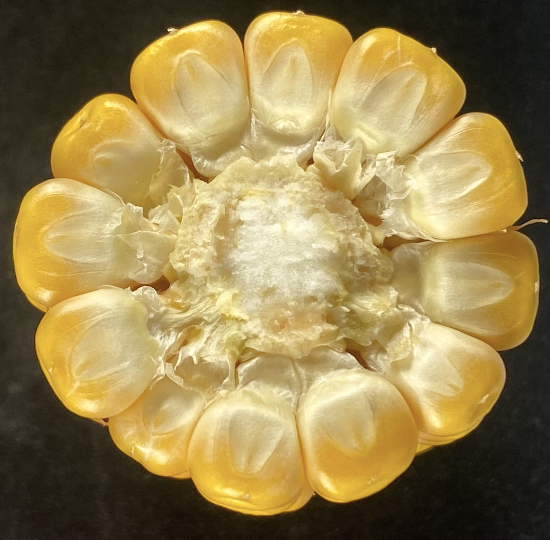
#> input picture moc_back/maize_exp/Maize_exp.png, 550 x 540 px
$ python moc_hull.py
#> lines starting #> are read from the running program, lines starting #| are printed output that depends on the picture; after the words box and inside, x2 and y2 are one past the last pixel; in counts of white or black regions, pixels touching at a corner belong together; pictures that were not available may be replaced by others from this repository, and a replacement may not be noted
# @Time : 2024/6/7 23:37
# @Author : XIE Yutai
# @FileName: moc_hull.py
import cv2
import numpy as np
import os
import pandas as pd
import openpyxl

input_folder = 'maize_normal/'  # 替换玉米所在图像文件夹路径
output_folder = 'moc_ratio'  # 替换保存输出图像的文件夹路径
excel_folder = 'output_excel/'

maize_imageExp = cv2.imread('maize_exp/Maize_exp.png')  # 用于捕捉玉米目标的示例图
#> maize_imageExp is the input picture: shape (540, 550, 3); mean B, G, R 80.1, 131.4, 151.4
gray_imageExp = cv2.cvtColor(maize_imageExp, cv2.COLOR_BGR2GRAY)
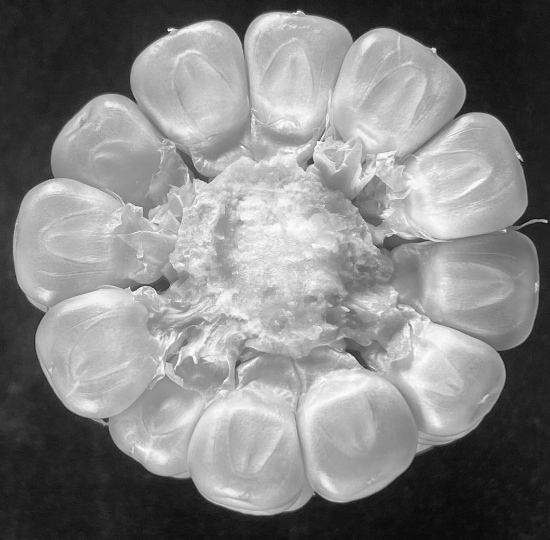
#> gray_imageExp: shape (540, 550); min 8, max 252, mean 131.5

supported_ext = ['jpg', 'jpeg', 'png', 'bmp', 'tiff', 'JPG', 'PNG', 'BMP', 'TIFF']


def calculate_distances(points, target_point):
    distances = []
    for point in points:
        x, y = point[0]
        distance = np.sqrt((x - target_point[0]) ** 2 + (y - target_point[1]) ** 2)
        distances.append(distance)
    return distances


def exclude_ur(binary_image, contour, point):
    ret = cv2.pointPolygonTest(contour, point, False)
    # 判断点的位置
    if ret > 0:
        return True
    elif ret == 0:
        return True
    else:
        return False

def put_text(image, text, org):
    fontFace = cv2.FONT_HERSHEY_SIMPLEX  # 字体
    fontScale = 3  # 字体大小
    color = (0, 255, 255)  # 字体颜色 BGR
    thickness = 8  # 线条粗细
    cv2.putText(image, text, org, fontFace, fontScale, color, thickness, cv2.LINE_AA)

def get_maize_contour():
    # 使用自适应阈值进行二值化
    gray_image = cv2.cvtColor(maize_image, cv2.COLOR_BGR2GRAY)  # 转换为灰度图
    blur_dst = cv2.GaussianBlur(gray_image, (3, 3), 0)
    _, binary = cv2.threshold(blur_dst, 0, 255, cv2.THRESH_BINARY | cv2.THRESH_OTSU)
    contours, _ = cv2.findContours(binary, cv2.RETR_EXTERNAL, cv2.CHAIN_APPROX_SIMPLE)  # 寻找轮廓
    _, binary_exp = cv2.threshold(gray_imageExp, 0, 255, cv2.THRESH_BINARY | cv2.THRESH_OTSU)
    contours_exp, _ = cv2.findContours(binary_exp, cv2.RETR_EXTERNAL, cv2.CHAIN_APPROX_SIMPLE)  # 寻找轮廓
    min_similarity = float('inf')
    min_similarity_contour = None
    for contour_c in contours:
        contour_exp = max(contours_exp, key=cv2.contourArea)
        if cv2.contourArea(contour_c) > 300:  # 减少对比次数
            cv2.drawContours(maize_image, [contour_c], -1, (0, 255, 0), 2)
            similarity = cv2.matchShapes(contour_c, contour_exp, cv2.CONTOURS_MATCH_I1, 0)
            if similarity < min_similarity:
                min_similarity = similarity
                min_similarity_contour = contour_c
    return min_similarity_contour


def get_white_line(contour):
    hull = cv2.convexHull(contour, returnPoints=True)
    # 计算轮廓的质心
    M = cv2.moments(contour)
    if M["m00"] != 0:
        cX = int(M["m10"] / M["m00"])
        cY = int(M["m01"] / M["m00"])
    else:
        cX, cY = 0, 0
    for point in hull:
        x, y = point[0]
    # 1.2 当前做法
    distance_hull = calculate_distances(hull, target_point=(cX, cY))
    distance_mean = np.mean(distance_hull)

    org = (100, 100)
    radius = distance_mean
    text = "The radius of white circle: " + str(round(radius, 2))
    put_text(maize_image, text, org)

    circle_center = (cX, cY)
    # 绘制轮廓 、 绘制白线
    cv2.drawContours(maize_image, [contour], -1, (0, 255, 0), 2)
    # cv2.circle(maize_image, circle_center, int(radius), (255, 255, 255), 4)
    # 绘制圆心（使用一个小圆来表示）
    cv2.circle(maize_image, circle_center, int(distance_mean), (255, 255, 255), 5)  # 小圆，填充
    return radius, circle_center


# 获取某一圆线的rgb像素情况
def get_line_rgb(arc_step, radius):
    cX, cY = center
    scan_values = []
    r_value = []
    g_value = []
    b_value = []
    n = 0
    for theta in np.arange(0, 2 * np.pi, arc_step):
        # 计算当前圆形线上点的坐标
        x = cX + radius * np.cos(theta)
        y = cY + radius * np.sin(theta)
        scan_point = (int(x), int(y))
        if exclude_ur(maize_image, contour, scan_point):
            # 提取当前点的RGB值
            bgr_value = rgb_image[int(y), int(x)]
            rgb_value = bgr_value[::-1]
            n += 1  # 方便调试
            scan_values.append(rgb_value)
            r_value.append(rgb_value[0])
            g_value.append(rgb_value[1])
            b_value.append(rgb_value[2])
    return r_value, g_value, b_value, scan_values


# 获取指定区域的rgb像素情况,调用getLineRGB
def get_area_rgb(arc_step, radius_step, init_radius, final_radius):
    r_data = []
    g_data = []
    b_data = []
    scan_all = []  # 用来检验，后期除去
    if init_radius == white_radius:
        init_radius = int(init_radius) - radius_step
    for radius_id in range(init_radius, final_radius, -radius_step):
        r_value, g_value, b_value, scan_data = get_line_rgb(arc_step, radius_id)
        r_data.append([radius_id, r_value])
        g_data.append([radius_id, g_value])
        b_data.append([radius_id, b_value])
        scan_all.append(scan_data)
    return r_data, g_data, b_data, scan_all


# 绘制黑色线，调用getAreaRGB,扫描从半径从0到半径xxx的所有圆线的rgb值情况，返回黑色线的半径
def get_black_line():
    cX, cY = center
    r_data, g_data, b_data, scan_all = get_area_rgb(arc_step, radius_step, int(white_radius) - 30, 0)
    # print(r_data)
    black_radius_id = 0
    std_max = float('-inf')  # 初始为正无穷小
    for i in range(len(r_data)):
        std_dev_r = np.std(r_data[i][1])
        std_dev_g = np.std(g_data[i][1])
        std_dev_b = np.std(b_data[i][1])
        # 计算整体的标准差（例如简单相加或取平均值）
        overall_std_dev = np.mean((std_dev_r, std_dev_g, std_dev_b))
        if overall_std_dev > std_max:
            std_max = overall_std_dev
            black_radius_id = i
    try:
        cv2.circle(maize_image, (cX, cY), r_data[black_radius_id][0], (0, 0, 0), 8)
        org = (100, 200)
        radius = r_data[black_radius_id][0]
        text = "The radius of black circle: " + str(round(radius, 2))
        put_text(maize_image, text, org)
        return r_data[black_radius_id][0]  # 返回黑色线所在半径
    except IndexError:
        print("超出索引")


def get_red_line(white_radius, black_radius, red_step):
    cX, cY = center
    split_radius = int(white_radius) - red_step
    # 设置一个获取带宽度
    width = 30
    overall_mean_data1 = []
    overall_mean_data2 = []
    while split_radius - width > black_radius:
        r_data1, g_data1, b_data1, scan_all1 = get_area_rgb(arc_step, red_step, split_radius + width, split_radius)
        r_data2, g_data2, b_data2, scan_all2 = get_area_rgb(arc_step, red_step, split_radius, split_radius - width)
        for i in range(len(r_data1)):
            r1_mean = np.mean(r_data1[i][1])
            g1_mean = np.mean(g_data1[i][1])
            b1_mean = np.mean(b_data1[i][1])
            # 计算上半部整体的平均值——灰度值
            overall_mean_data1 = np.mean((r1_mean, g1_mean, b1_mean))
            # print("overall_mean_data1", overall_mean_data1)
            r2_mean = np.mean(r_data2[i][1])
            g2_mean = np.mean(g_data2[i][1])
            b2_mean = np.mean(b_data2[i][1])
            # 计算下半部整体的平均值——灰度值
            overall_mean_data2 = np.mean((r2_mean, g2_mean, b2_mean))
        split_radius -= red_step
        if overall_mean_data2 > overall_mean_data1:
            cv2.circle(maize_image, (cX, cY), split_radius, (0, 0, 255), 3)
            org = (100, 300)
            radius = split_radius
            text = "The radius of red circle: " + str(round(radius, 2))
            put_text(maize_image, text, org)
            return split_radius


if __name__ == "__main__":
    count = 0
    row_excel = []
    file_name = None
    if not os.path.exists(output_folder):
        os.makedirs(output_folder)
    for filename in os.listdir(input_folder):
        file_ext = filename.split('.')[-1].lower()
        file_name = filename
        empty_dict = dict()
        if file_ext in supported_ext:
            count = count + 1
            print("当前处理的是第" + str(count) + "张图像：" + filename)
            input_path = os.path.join(input_folder, filename)
            maize_image = cv2.imread(input_path)
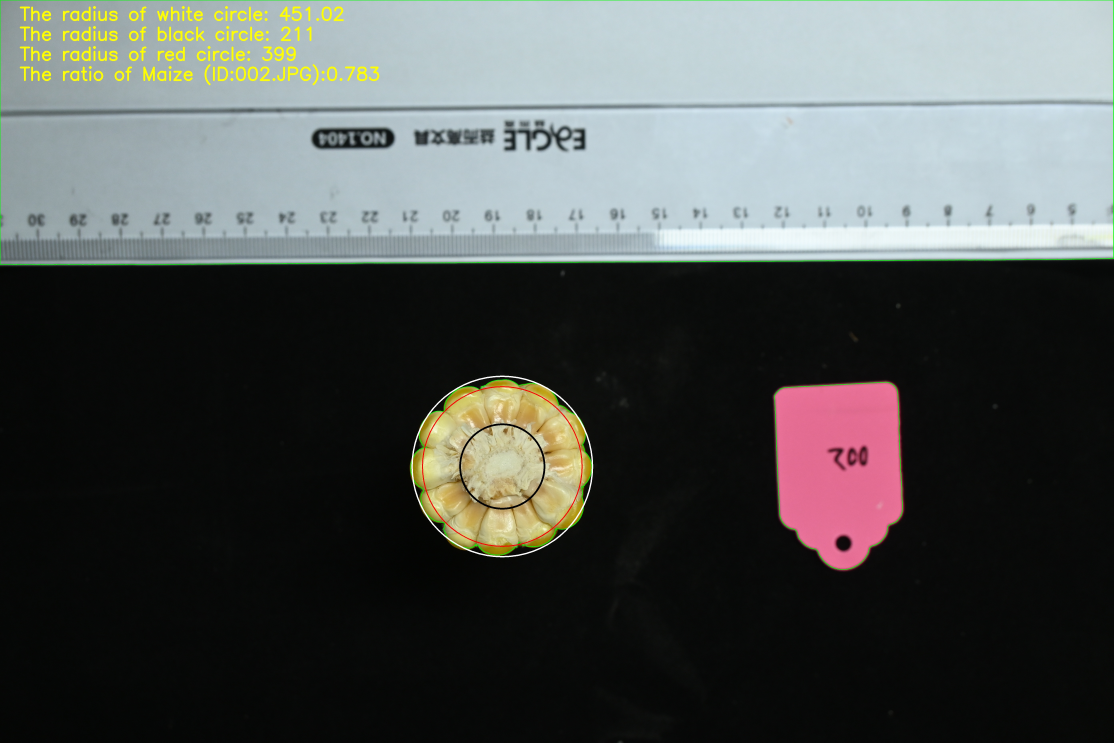
#> input picture moc_back/moc_ratio/002.JPG, 5568 x 3712 px, given as the content of the folder maize_normal/, which was not available (shown at 1/5 size)
#> maize_image is the input picture: shape (3712, 5568, 3); mean B, G, R 81.1, 82.9, 79.5
            if maize_image is None:
                print("Error: 未成功加载图像，请检查文件路径。")
            else:
                rgb_image = cv2.cvtColor(maize_image, cv2.COLOR_BGR2RGB)
            # 这两个可以定制精度
            radius_step = 10  # 每次半径变化的步长
            arc_step = 0.05  # 每次扫描圆线中弧变化的步长
            red_step = 1
            contour = get_maize_contour()
#> in get_maize_contour, `gray_image = cv2.cvtColor(maize_image, cv2.COLOR_BGR2GRAY)`:
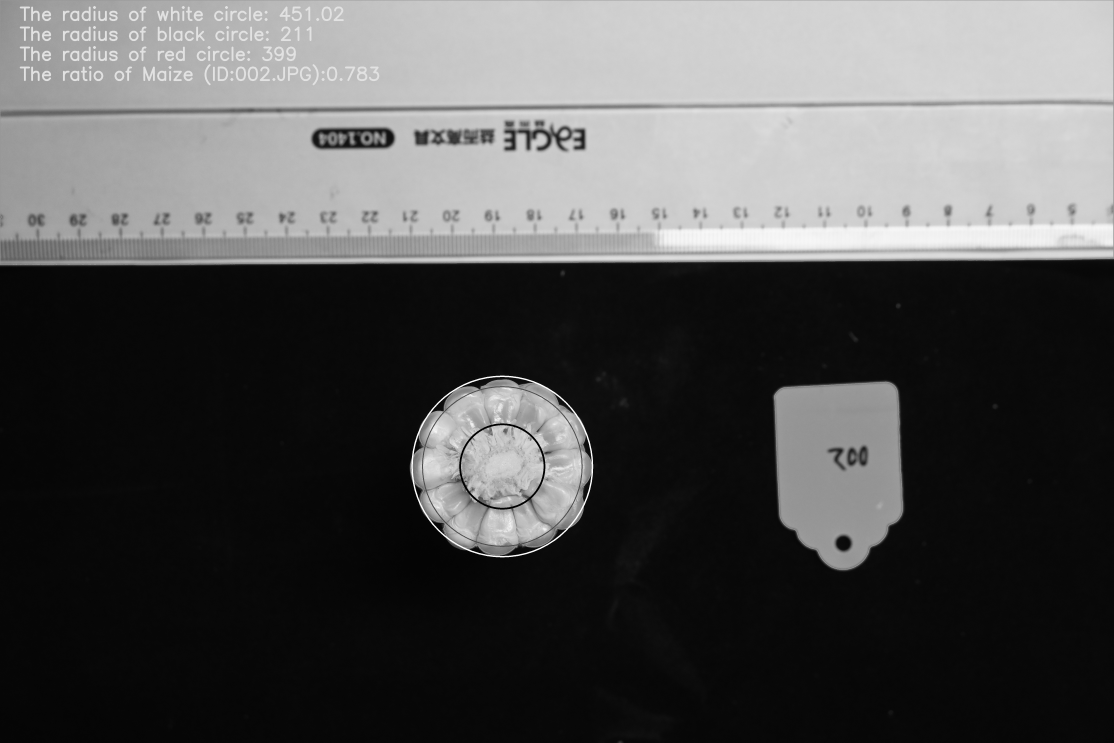
#> gray_image: shape (3712, 5568) (shown at 1/5 size); min 0, max 255, mean 81.6
#> in get_maize_contour, `_, binary = cv2.threshold(blur_dst, 0, 255, cv2.THRESH_BINARY | cv2.TH..`:
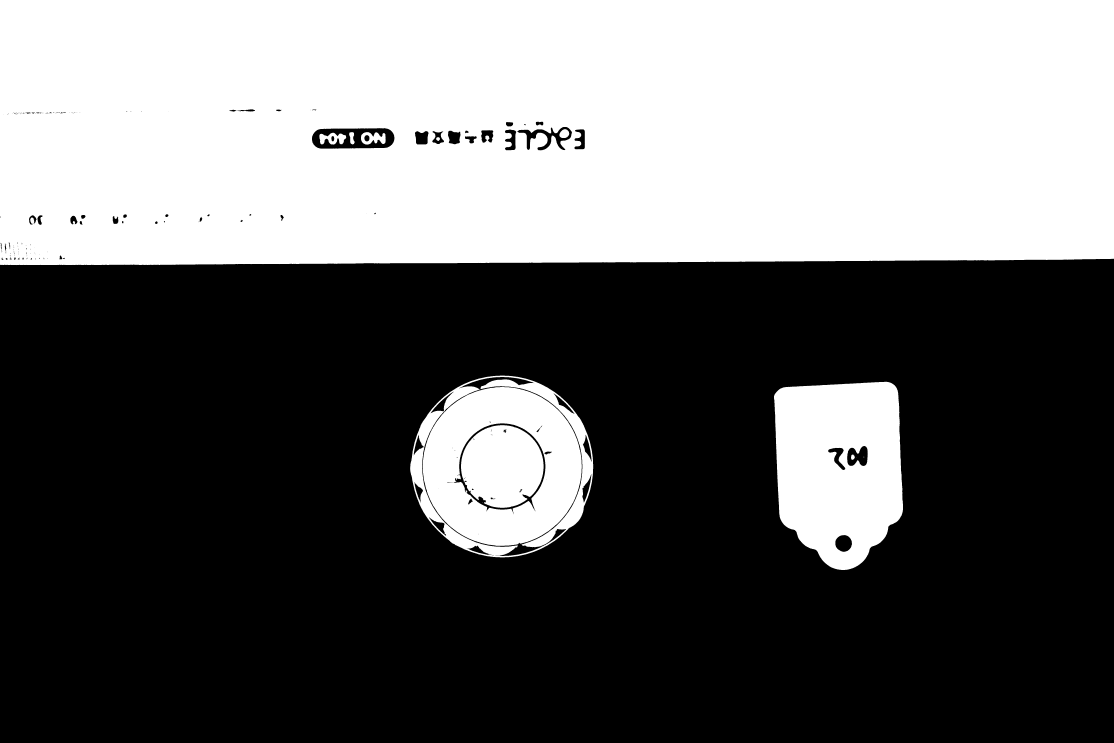
#> binary: shape (3712, 5568) (shown at 1/5 size); 40.3% white; 18 white regions (7 under 20 px)
#> in get_maize_contour, `contours, _ = cv2.findContours(binary, cv2.RETR_EXTERNAL, cv2.CHAIN_AP..`: contours = 3 contours; box (x1, y1, x2, y2) and area: (0, 0, 5568, 1326) 7301291, (2050, 1878, 2966, 2787) 649458, (3870, 1909, 4515, 2850) 502920
#> in get_maize_contour, `_, binary_exp = cv2.threshold(gray_imageExp, 0, 255, cv2.THRESH_BINARY..`:
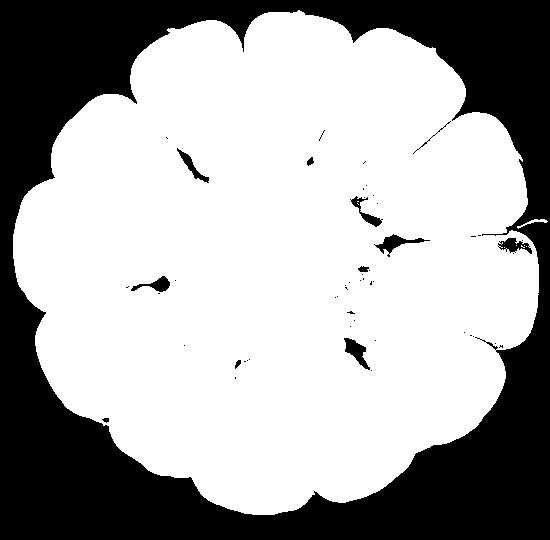
#> binary_exp: shape (540, 550); 66.2% white; 53 black regions (41 under 20 px)
#> in get_maize_contour, `contours_exp, _ = cv2.findContours(binary_exp, cv2.RETR_EXTERNAL, cv2...`: contours_exp = 2 contours; box (x1, y1, x2, y2) and area: (13, 10, 539, 515) 197660, (517, 219, 548, 229) 48
#> the loop in get_maize_contour, `for contour_c in contours:` made 3 passes
#> (similarity, min_similarity) on passes 1 to 2: (0.232, 0.232), (0.00345, 0.00345)
#> similarity on pass 3: 1.89
#> after the loop in get_maize_contour, `for contour_c in contours:`: min_similarity = 0.00345; min_similarity_contour = contour of 1267 points, box (x1, y1, x2, y2) (2050, 1878, 2966, 2787), area 649458
#> contour has the same summary as min_similarity_contour in get_maize_contour
            white_radius, center = get_white_line(contour)
#> in get_white_line, `hull = cv2.convexHull(contour, returnPoints=True)`: hull = contour of 152 points, box (x1, y1, x2, y2) (2050, 1878, 2966, 2787), area 651048
#> in get_white_line, `M = cv2.moments(contour)`: M = moments, m00 649458.5, centre m10/m00, m01/m00 = (2511.4, 2332.5)
#> in get_white_line, `cX = int(M["m10"] / M["m00"])`: cX = 2511
#> in get_white_line, `cY = int(M["m01"] / M["m00"])`: cY = 2332
#> the loop in get_white_line, `for point in hull:` made 152 passes
#> (x, y) on passes 1 to 3: (2523, 1878), (2546, 1879), (2557, 1880)
#> the loop in calculate_distances, `for point in points:` made 152 passes
#> (x, y, distance) on passes 1 to 3: (2523, 1878, 454.2), (2546, 1879, 454.4), (2557, 1880, 454.3)
#> after the loop in calculate_distances, `for point in points:`: distances = 152 values, max 468.5 at index 56, min 454.1 at index 95, mean 455.5
#> in get_white_line, `distance_hull = calculate_distances(hull, target_point=(cX, cY))`: distance_hull has the same summary as distances in calculate_distances
#> in get_white_line, `distance_mean = np.mean(distance_hull)`: distance_mean = 455.5
#> in get_white_line, `text = "The radius of white circle: " + str(round(radius, 2))`: text = 'The radius of white circle: 455.53'
#> in put_text, `fontFace = cv2.FONT_HERSHEY_SIMPLEX`: fontFace = 0
#> in get_white_line, `circle_center = (cX, cY)`: circle_center = (2511, 2332)
#> white_radius = 455.5; center = (2511, 2332)
            white_radius = int(white_radius) - 50
#> white_radius = 405
            black_radius = get_black_line()
#> in get_black_line, `cX, cY = center`: cX = 2511; cY = 2332
#> the loop in get_black_line, `for i in range(len(r_data)):` made 38 passes
            split_radius = get_red_line(white_radius, black_radius, red_step)
#> the loop in get_red_line, `while split_radius - width > black_radius:` made 1 pass
            white_radius_act = white_radius + 50
            ratio = (split_radius - black_radius) / (white_radius_act - black_radius)

            empty_dict['id'] = file_name
            empty_dict['white'] = white_radius_act
            empty_dict['white'] = white_radius_act
            empty_dict['red'] = split_radius
            empty_dict['black'] = black_radius
            empty_dict['ratio'] = ratio
            row_excel.append(empty_dict)
            org = (100, 400)
            text = "The ratio of Maize (ID:" + file_name + "):" + str(round(ratio, 3))
            put_text(maize_image, text, org)
            # 保存结果
            output_path = os.path.join(output_folder, filename)
            cv2.imwrite(output_path, maize_image)

    column_headers = list(row_excel[0].keys()) if row_excel else []
    df = pd.DataFrame(row_excel, columns=column_headers)
#> (the run stopped early here; a loop or call above may not have finished)
